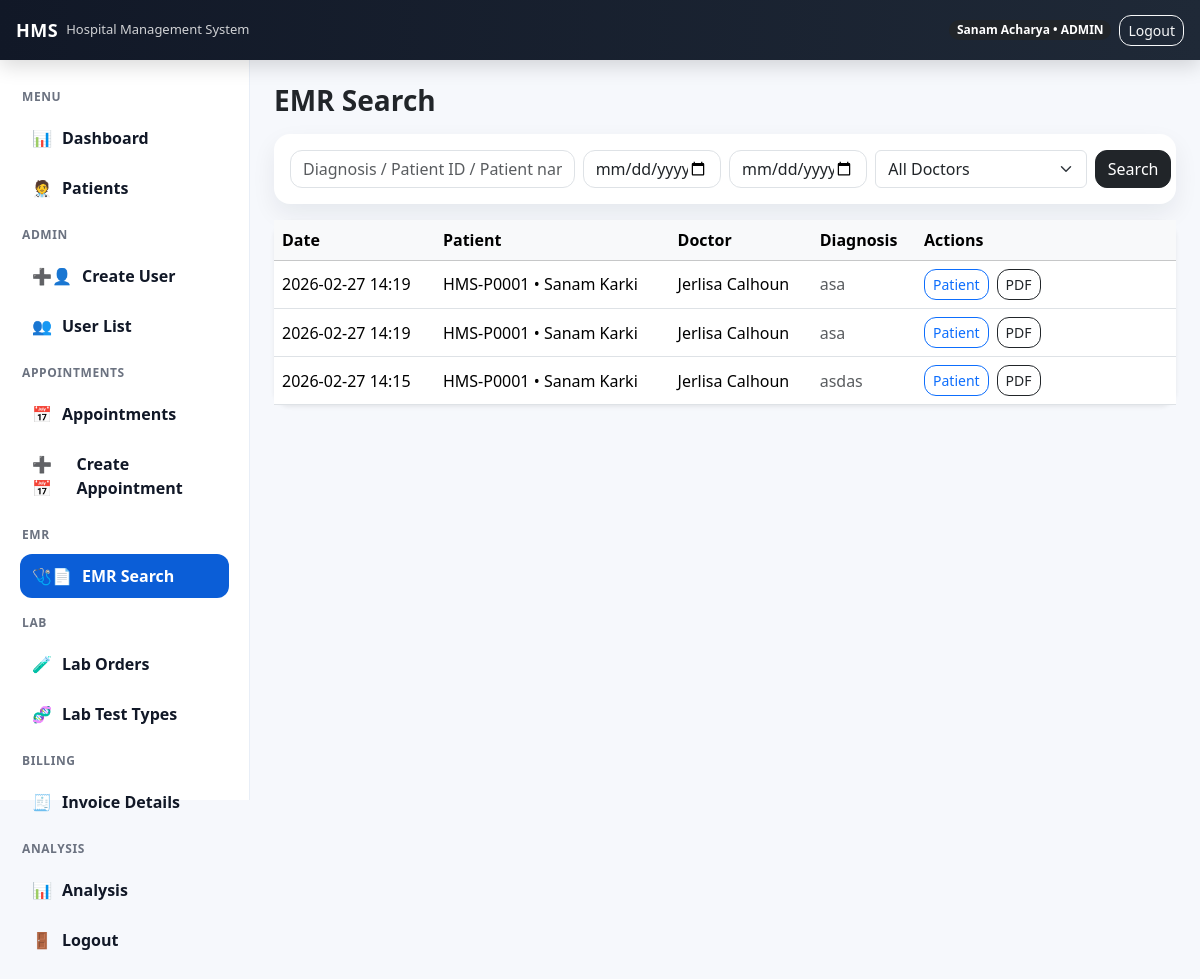
The app's page /emr/search/ (signed in), older data.
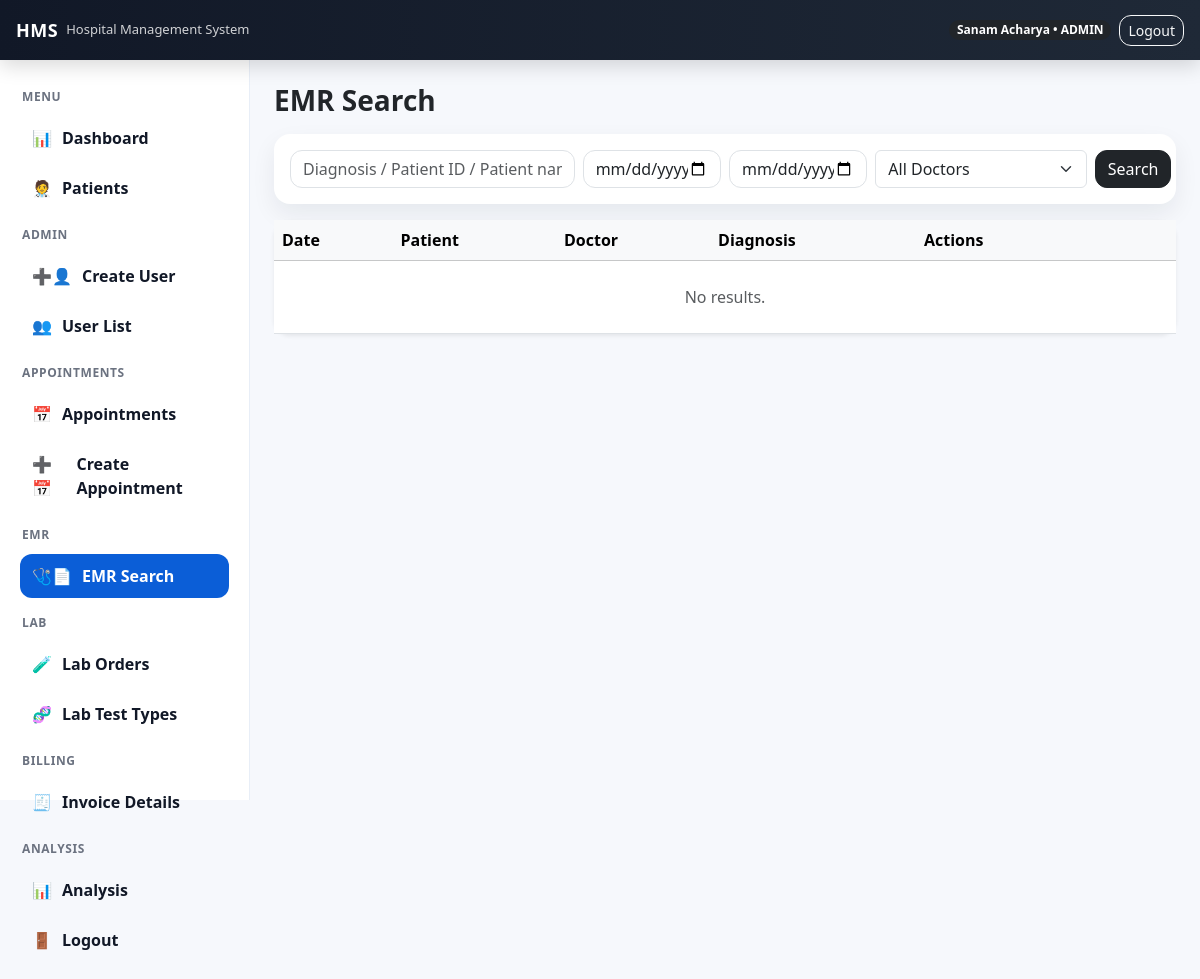
The same page, newer data.
### accounts/models.py (models this page shows, shortened)
class EMR(models.Model):
    patient = models.ForeignKey("Patient", on_delete=models.CASCADE, related_name="emr_records")
    doctor = models.ForeignKey(
        settings.AUTH_USER_MODEL,
        on_delete=models.CASCADE,
        limit_choices_to={"role": "DOCTOR"}
    )
    appointment = models.ForeignKey(
        "Appointment",
        on_delete=models.SET_NULL,
        null=True,
        blank=True,
    )
    diagnosis = models.TextField()
    symptoms = models.TextField(blank=True)
    prescription = models.TextField(blank=True)
    notes = models.TextField(blank=True)
    created_at = models.DateTimeField(auto_now_add=True)
    class Meta:
        ordering = ["-created_at"]

class Patient(models.Model):
    patient_id = models.CharField(max_length=20, unique=True, editable=False)
    full_name = models.CharField(max_length=150)
    phone_number = models.CharField(max_length=20, blank=True)
    email = models.EmailField(blank=True, null=True)
    address = models.CharField(max_length=255, blank=True)
    gender = models.CharField(max_length=10, choices=[("MALE", "Male"), ("FEMALE", "Female"), ("OTHER", "Other")], blank=True)
    dob = models.DateField(blank=True, null=True)
    created_at = models.DateTimeField(auto_now_add=True)
    assigned_doctor = models.ForeignKey(
        settings.AUTH_USER_MODEL,
        on_delete=models.SET_NULL,
        null=True,
        blank=True,
        related_name="assigned_patients",
        limit_choices_to={"role": "DOCTOR"}
    )

class User(AbstractUser):
    class Role(models.TextChoices):
        ADMIN = 'ADMIN', 'Admin'
        DOCTOR = 'DOCTOR', 'Doctor'
        NURSE = 'NURSE', 'Nurse'
        RECEPTION = 'RECEPTION', 'Reception'
        LAB = 'LAB', 'Lab'
        PHARMACY = 'PHARMACY', 'Pharmacy'
        HR = 'HR', 'HR'
        CASHIER = "CASHIER", "Cashier"
        ACCOUNTANT = "ACCOUNTANT", "Accountant"
    full_name = models.CharField(max_length=150)
    phone_number = models.CharField(max_length=20, blank=True)
    email = models.EmailField(unique=True)
    role = models.CharField(max_length=20, choices=Role.choices, default=Role.RECEPTION)
    department = models.ForeignKey(
        Department, on_delete=models.SET_NULL, null=True, blank=True
    )
    specialization = models.ForeignKey(
        "Specialization",
        on_delete=models.SET_NULL,
        null=True,
        blank=True,
        related_name="doctors"
    )

### accounts/views.py (the view)
# urls.py: path("emr/search/", emr_search_view, name="emr_search"),
@login_required
@roles_required("ADMIN", "RECEPTION", "DOCTOR", "NURSE")
def emr_search_view(request):
    q = (request.GET.get("q") or "").strip()
    date_from = (request.GET.get("date_from") or "").strip()
    date_to = (request.GET.get("date_to") or "").strip()
    doctor_id = (request.GET.get("doctor_id") or "").strip()
    results = EMR.objects.select_related("patient", "doctor")
    if q:
        results = results.filter(
            Q(diagnosis__icontains=q) |
            Q(patient__patient_id__icontains=q) |
            Q(patient__full_name__icontains=q)
        )
    if date_from:
        results = results.filter(created_at__date__gte=date_from)
    if date_to:
        results = results.filter(created_at__date__lte=date_to)
    doctors = []
    if request.user.role != "DOCTOR":
        doctors = get_user_model().objects.filter(role="DOCTOR", is_active=True)
        if doctor_id:
            results = results.filter(doctor_id=doctor_id)
    results = results.order_by("-created_at")[:300]
    return render(
        request,
        "accounts/emr_search.html",
        {
            "q": q,
            "date_from": date_from,
            "date_to": date_to,
            "doctor_id": doctor_id,
            "doctors": doctors,
            "results": results,
        },
    )

### templates/accounts/emr_search.html (shortened to what this page needs)
{% extends "base.html" %}
{% block content %}
<div class="d-flex justify-content-between align-items-center mb-3">
  <h3 class="fw-bold mb-0">EMR Search</h3>
</div>
<form class="card p-3 mb-3" method="get">
  <div class="row g-2">
    <div class="col-md-4">
      <input class="form-control" name="q" value="{{ q }}" placeholder="Diagnosis / Patient ID / Patient name" />
    </div>
    <div class="col-md-2">
      <input class="form-control" type="date" name="date_from" value="{{ date_from }}" />
    </div>
    <div class="col-md-2">
      <input class="form-control" type="date" name="date_to" value="{{ date_to }}" />
    </div>
    {% if user.role != "DOCTOR" %}
      <div class="col-md-3">
        <select class="form-select" name="doctor_id">
          <option value="">All Doctors</option>
        </select>
      </div>
    {% endif %}
    <div class="{% if user.role != 'DOCTOR' %}col-md-1{% else %}col-md-4{% endif %} d-grid">
      <button class="btn btn-dark">Search</button>
    </div>
  </div>
</form>
<div class="card shadow-sm">
  <div class="table-responsive">
    <table class="table table-hover mb-0 align-middle">
      <thead class="table-light">
        <tr>
          <th>Date</th>
          <th>Patient</th>
          <th>Doctor</th>
          <th>Diagnosis</th>
          <th style="width:260px;">Actions</th>
        </tr>
      </thead>
      <tbody>
        {% for e in results %}
          <tr>
            <td>{{ e.created_at|date:"Y-m-d H:i" }}</td>
            <td>{{ e.patient.patient_id }} • {{ e.patient.full_name }}</td>
            <td>{{ e.doctor.full_name }}</td>
            <td class="text-muted">{{ e.diagnosis|truncatechars:60 }}</td>
            <td class="d-flex gap-2 flex-wrap">
              <a class="btn btn-sm btn-outline-primary" href="{% url 'patient_detail' e.patient.patient_id %}">Patient</a>
              <a class="btn btn-sm btn-outline-dark" href="{% url 'emr_pdf' e.id %}">PDF</a>
            </td>
          </tr>
        {% empty %}
          <tr><td colspan="5" class="text-center text-muted py-4">No results.</td></tr>
        {% endfor %}
      </tbody>
    </table>
  </div>
</div>
{% endblock %}

Row changes from the older to the newer data that the page shows:
removed EMR: created_at "2026-02-27 14:19", patient.patient_id "HMS-P0001", patient.full_name "Sanam Karki", doctor.full_name "Jerlisa Calhoun", diagnosis "asa"
removed EMR: created_at "2026-02-27 14:19", patient.patient_id "HMS-P0001", patient.full_name "Sanam Karki", doctor.full_name "Jerlisa Calhoun", diagnosis "asa"
removed EMR: created_at "2026-02-27 14:15", patient.patient_id "HMS-P0001", patient.full_name "Sanam Karki", doctor.full_name "Jerlisa Calhoun", diagnosis "asdas"
Text that changed along with them:
text now shown: "No results."
